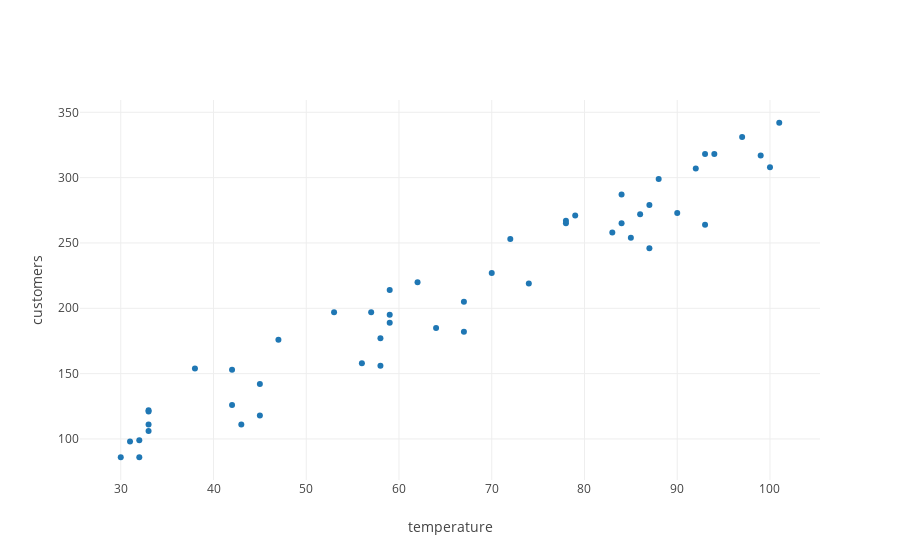

This figure's notebook cell:
### Markdown cell above
In this lesson, we'll work with a scenario that better matches what we would see as data scientists in the real world -- we'll start with noisy data.  Ok, so each day our restaurant tracks the temperature and the number of customers that enter the store.  This is what it sees.

### Code cell
seed(2)
random_errors = list(map(lambda num: randint(-30,30), range(0, 50)))
noisy_customers = list(map(lambda index: perfect_customers[index] + random_errors[index],range(0, 50)))
data_trace = trace_values(random_temperatures, noisy_customers, name = 'initial data')

layout = {'yaxis': {'title': 'customers'}, 'xaxis': {'title': 'temperature'}}
plot([data_trace], layout = layout)

### Figure 1 — Plotly figure (JSON) as saved in the notebook; plotly's stock layout.template omitted (floating-point values rounded to 4 significant figures)
{"data": [{"mode": "markers", "name": "initial data", "text": [], "type": "scatter", "uid": "3b799b94-b232-41d4-8a60-a18e64a4f1c2", "x": [47, 38, 62, 45, 93, 87, 90, 78, 56, 42, 92, 33, 79, 85, 30, 87, 64, 59, 43, 70, 33, 32, 33, 99, 31, 78, 57, 84, 33, 97, 58, 86, 93, 100, 59, 74, 59, 58, 88, 67, 32, 83, 101, 42, 53, 67, 45, 72, 94, 84], "y": [176, 154, 220, 118, 264, 246, 273, 267, 158, 153, 307, 121, 271, 254, 86, 279, 185, 195, 111, 227, 122, 86, 106, 317, 98, 265, 197, 287, 111, 331, 177, 272, 318, 308, 189, 219, 214, 156, 299, 182, 99, 258, 342, 126, 197, 205, 142, 253, 318, 265]}], "layout": {"autosize": true, "xaxis": {"autorange": true, "range": [25.65, 105.3], "title": {"text": "temperature"}, "type": "linear"}, "yaxis": {"autorange": true, "range": [67.25, 360.8], "title": {"text": "customers"}, "type": "linear"}}}
